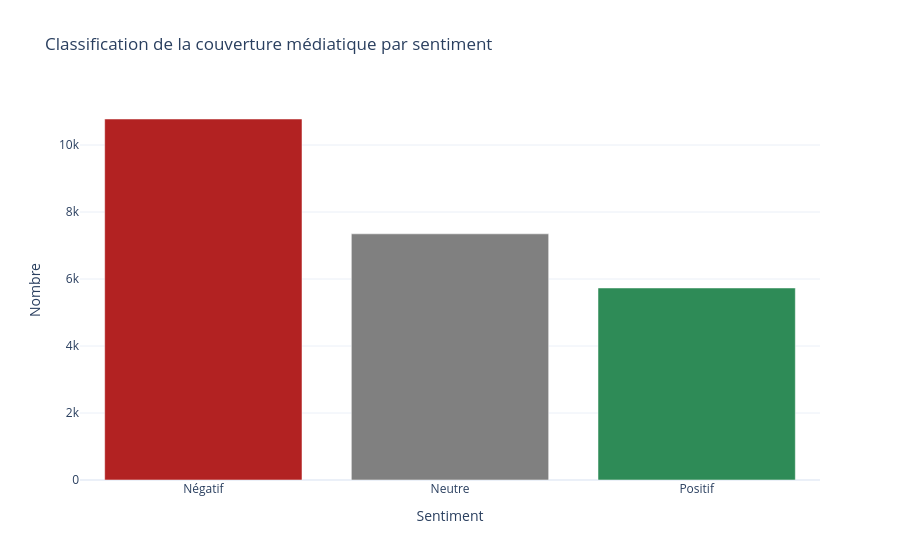

This figure's notebook cell:
### Markdown cell above
> **Interprétation** : L'évolution mensuelle croise la tonalité moyenne et l'échelle de Goldstein pour détecter les périodes de dégradation ou d'amélioration de l'image médiatique. Les mois où l'AvgTone plonge correspondent souvent à des crises régionales, tandis que les remontées sont liées à des événements diplomatiques positifs (sommet, accord). La divergence entre les deux indicateurs signale un décalage entre perception et intensité des événements.

### Code cell
# Classification simple du sentiment
def classif_tone(t):
    if pd.isna(t):
        return 'Inconnu'
    elif t < -2:
        return 'Négatif'
    elif t > 2:
        return 'Positif'
    else:
        return 'Neutre'

df['Sentiment'] = df['AvgTone'].apply(classif_tone)
sent = df['Sentiment'].value_counts().reset_index()
sent.columns = ['Sentiment','Nombre']

fig = px.bar(sent, x='Sentiment', y='Nombre', color='Sentiment',
             color_discrete_map={'Positif':'#2E8B57','Neutre':'#808080','Négatif':'#B22222','Inconnu':'#D3D3D3'},
             title="Classification de la couverture médiatique par sentiment")
fig.update_layout(template="plotly_white", showlegend=False)
fig.show()
fig.write_html('../outputs/figures/q4_classification_sentiment.html')
try:
    fig.write_image('../outputs/figures/q4_classification_sentiment.png', scale=2)
except Exception:
    pass  # kaleido non installé, HTML sauvegardé uniquement

### Figure 1 — Plotly figure (JSON) as saved in the notebook; plotly's stock layout.template omitted (floating-point values rounded to 4 significant figures)
{"data": [{"hovertemplate": "Sentiment=%{x}<br>Nombre=%{y}<extra></extra>", "legendgroup": "Négatif", "marker": {"color": "#B22222", "pattern": {"shape": ""}}, "name": "Négatif", "orientation": "v", "showlegend": true, "textposition": "auto", "type": "bar", "x": ["Négatif"], "xaxis": "x", "y": [10777], "yaxis": "y"}, {"hovertemplate": "Sentiment=%{x}<br>Nombre=%{y}<extra></extra>", "legendgroup": "Neutre", "marker": {"color": "#808080", "pattern": {"shape": ""}}, "name": "Neutre", "orientation": "v", "showlegend": true, "textposition": "auto", "type": "bar", "x": ["Neutre"], "xaxis": "x", "y": [7349], "yaxis": "y"}, {"hovertemplate": "Sentiment=%{x}<br>Nombre=%{y}<extra></extra>", "legendgroup": "Positif", "marker": {"color": "#2E8B57", "pattern": {"shape": ""}}, "name": "Positif", "orientation": "v", "showlegend": true, "textposition": "auto", "type": "bar", "x": ["Positif"], "xaxis": "x", "y": [5733], "yaxis": "y"}], "layout": {"barmode": "relative", "legend": {"title": {"text": "Sentiment"}, "tracegroupgap": 0}, "showlegend": false, "title": {"text": "Classification de la couverture médiatique par sentiment"}, "xaxis": {"anchor": "y", "categoryarray": ["Négatif", "Neutre", "Positif"], "categoryorder": "array", "domain": [0, 1], "title": {"text": "Sentiment"}}, "yaxis": {"anchor": "x", "domain": [0, 1], "title": {"text": "Nombre"}}}}
